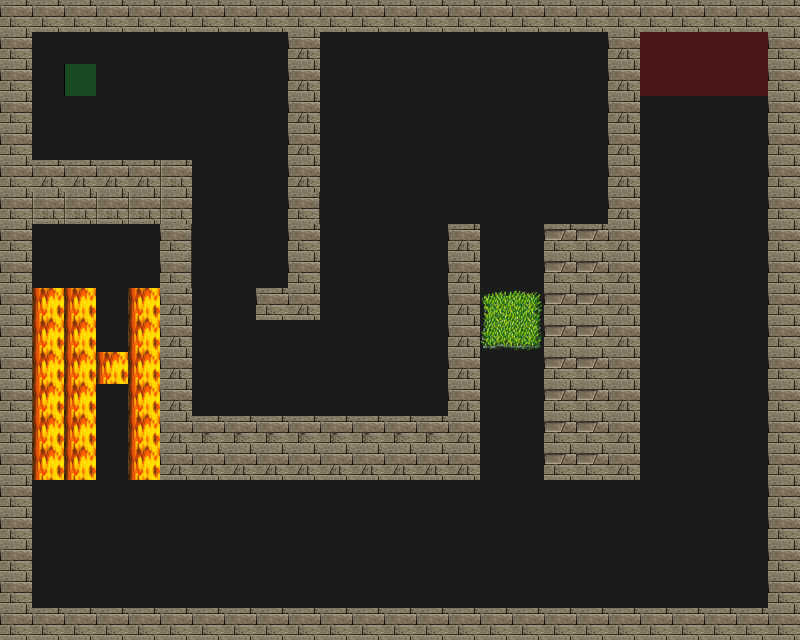

This is a level from a 2D game, rendered from its Tiled map with the project's own tilesets. A one-line summary and the complete map file follow:
An orthogonal 25x20 tile map with 32x32 px tiles, 4 tile layers (Road, Trap, Wall, Utility), 4 tilesets.

<map version="1.0" orientation="orthogonal" renderorder="right-down" width="25" height="20" tilewidth="32" tileheight="32" nextobjectid="1">
 <tileset firstgid="1" source="tilesets/meta.tsx" />
 <tileset firstgid="3" source="tilesets/road.tsx" />
 <tileset firstgid="4" source="tilesets/traps.tsx" />
 <tileset firstgid="196" source="tilesets/wallsandroofs.tsx" />
 <layer name="Road" width="25" height="20">
  <data encoding="csv">
3,3,3,3,3,3,3,3,3,3,3,3,3,3,3,3,3,3,3,3,3,3,3,3,3,
3,3,3,3,3,3,3,3,3,3,3,3,3,3,3,3,3,3,3,3,3,3,3,3,3,
3,3,3,3,3,3,3,3,3,3,3,3,3,3,3,3,3,3,3,3,3,3,3,3,3,
3,3,3,3,3,3,3,3,3,3,3,3,3,3,3,3,3,3,3,3,3,3,3,3,3,
3,3,3,3,3,3,3,3,3,3,3,3,3,3,3,3,3,3,3,3,3,3,3,3,3,
3,3,3,3,3,3,3,3,3,3,3,3,3,3,3,3,3,3,3,3,3,3,3,3,3,
3,3,3,3,3,3,3,3,3,3,3,3,3,3,3,3,3,3,3,3,3,3,3,3,3,
3,3,3,3,3,3,3,3,3,3,3,3,3,3,3,3,3,3,3,3,3,3,3,3,3,
3,3,3,3,3,3,3,3,3,3,3,3,3,3,3,3,3,3,3,3,3,3,3,3,3,
3,3,3,3,3,3,3,3,3,3,3,3,3,3,3,3,3,3,3,3,3,3,3,3,3,
3,3,3,3,3,3,3,3,3,3,3,3,3,3,3,3,3,3,3,3,3,3,3,3,3,
3,3,3,3,3,3,3,3,3,3,3,3,3,3,3,3,3,3,3,3,3,3,3,3,3,
3,3,3,3,3,3,3,3,3,3,3,3,3,3,3,3,3,3,3,3,3,3,3,3,3,
3,3,3,3,3,3,3,3,3,3,3,3,3,3,3,3,3,3,3,3,3,3,3,3,3,
3,3,3,3,3,3,3,3,3,3,3,3,3,3,3,3,3,3,3,3,3,3,3,3,3,
3,3,3,3,3,3,3,3,3,3,3,3,3,3,3,3,3,3,3,3,3,3,3,3,3,
3,3,3,3,3,3,3,3,3,3,3,3,3,3,3,3,3,3,3,3,3,3,3,3,3,
3,3,3,3,3,3,3,3,3,3,3,3,3,3,3,3,3,3,3,3,3,3,3,3,3,
3,3,3,3,3,3,3,3,3,3,3,3,3,3,3,3,3,3,3,3,3,3,3,3,3,
3,3,3,3,3,3,3,3,3,3,3,3,3,3,3,3,3,3,3,3,3,3,3,3,3
</data>
 </layer>
 <layer name="Trap" width="25" height="20">
  <data encoding="csv">
0,0,0,0,0,0,0,0,0,0,0,0,0,0,0,0,0,0,0,0,0,0,0,0,0,
0,0,0,0,0,0,0,0,0,0,0,0,0,0,0,0,0,0,0,0,0,0,0,0,0,
0,0,0,0,0,0,0,0,0,0,0,0,0,0,0,0,0,0,0,0,0,0,0,0,0,
0,0,0,0,0,0,0,0,0,0,0,0,0,0,0,0,0,0,0,0,0,0,0,0,0,
0,0,0,0,0,0,0,0,0,0,0,0,0,0,0,0,0,0,0,0,0,0,0,0,0,
0,0,0,0,0,0,0,0,0,0,0,0,0,0,0,0,0,0,0,0,0,0,0,0,0,
0,0,0,0,0,0,0,0,0,0,0,0,0,0,0,0,0,0,0,0,0,0,0,0,0,
0,0,0,0,0,0,0,0,0,0,0,0,0,0,0,0,0,0,0,0,0,0,0,0,0,
0,0,0,0,0,0,0,0,0,0,0,0,0,0,0,0,0,0,0,0,0,0,0,0,0,
0,162,162,0,162,0,0,0,0,0,0,0,0,0,0,26,27,0,0,0,0,0,0,0,0,
0,162,162,0,162,0,0,0,0,0,0,0,0,0,0,42,43,0,0,0,0,0,0,0,0,
0,162,162,162,162,0,0,0,0,0,0,0,0,0,0,0,0,0,0,0,0,0,0,0,0,
0,162,162,0,162,0,0,0,0,0,0,0,0,0,0,0,0,0,0,0,0,0,0,0,0,
0,162,162,0,162,0,0,0,0,0,0,0,0,0,0,0,0,0,0,0,0,0,0,0,0,
0,162,162,0,162,0,0,0,0,0,0,0,0,0,0,0,0,0,0,0,0,0,0,0,0,
0,0,0,0,0,0,0,0,0,0,0,0,0,0,0,0,0,0,0,0,0,0,0,0,0,
0,0,0,0,0,0,0,0,0,0,0,0,0,0,0,0,0,0,0,0,0,0,0,0,0,
0,0,0,0,0,0,0,0,0,0,0,0,0,0,0,0,0,0,0,0,0,0,0,0,0,
0,0,0,0,0,0,0,0,0,0,0,0,0,0,0,0,0,0,0,0,0,0,0,0,0,
0,0,0,0,0,0,0,0,0,0,0,0,0,0,0,0,0,0,0,0,0,0,0,0,0
</data>
 </layer>
 <layer name="Wall" width="25" height="20">
  <data encoding="csv">
261,261,261,261,261,261,261,261,261,261,261,261,261,261,261,261,261,261,261,261,261,261,261,261,261,
261,0,0,0,0,0,0,0,0,309,0,0,0,0,0,0,0,0,0,309,0,0,0,0,261,
261,0,0,0,0,0,0,0,0,309,0,0,0,0,0,0,0,0,0,309,0,0,0,0,261,
261,0,0,0,0,0,0,0,0,309,0,0,0,0,0,0,0,0,0,309,0,0,0,0,261,
261,0,0,0,0,0,0,0,0,309,0,0,0,0,0,0,0,0,0,309,0,0,0,0,261,
261,309,309,309,309,260,0,0,0,309,0,0,0,0,0,0,0,0,0,309,0,0,0,0,261,
261,260,260,260,260,260,0,0,0,262,0,0,0,0,0,0,0,0,0,309,0,0,0,0,261,
261,0,0,0,0,262,0,0,0,261,0,0,0,0,309,0,0,248,248,309,0,0,0,0,261,
261,0,0,0,0,262,0,0,0,261,0,0,0,0,309,0,0,248,248,309,0,0,0,0,261,
261,0,0,0,0,309,0,0,261,309,0,0,0,0,309,0,0,248,248,309,0,0,0,0,261,
261,0,0,0,0,309,0,0,0,0,0,0,0,0,309,0,0,248,248,309,0,0,0,0,261,
261,0,0,0,0,309,0,0,0,0,0,0,0,0,309,0,0,248,248,309,0,0,0,0,261,
261,0,0,0,0,309,0,0,0,0,0,0,0,0,309,0,0,248,248,309,0,0,0,0,261,
261,0,0,0,0,309,247,247,247,247,247,247,247,247,309,0,0,248,248,309,0,0,0,0,261,
261,0,0,0,0,309,309,309,309,309,309,309,309,309,309,0,0,248,248,309,0,0,0,0,261,
261,0,0,0,0,0,0,0,0,0,0,0,0,0,0,0,0,0,0,0,0,0,0,0,261,
261,0,0,0,0,0,0,0,0,0,0,0,0,0,0,0,0,0,0,0,0,0,0,0,261,
261,0,0,0,0,0,0,0,0,0,0,0,0,0,0,0,0,0,0,0,0,0,0,0,261,
261,0,0,0,0,0,0,0,0,0,0,0,0,0,0,0,0,0,0,0,0,0,0,0,261,
261,261,261,261,261,261,261,261,261,261,261,261,261,261,261,261,261,261,261,261,261,261,261,261,261
</data>
 </layer>
 <layer name="Utility" width="25" height="20">
  <data encoding="csv">
0,0,0,0,0,0,0,0,0,0,0,0,0,0,0,0,0,0,0,0,0,0,0,0,0,
0,0,0,0,0,0,0,0,0,0,0,0,0,0,0,0,0,0,0,0,1,1,1,1,0,
0,0,2,0,0,0,0,0,0,0,0,0,0,0,0,0,0,0,0,0,1,1,1,1,0,
0,0,0,0,0,0,0,0,0,0,0,0,0,0,0,0,0,0,0,0,0,0,0,0,0,
0,0,0,0,0,0,0,0,0,0,0,0,0,0,0,0,0,0,0,0,0,0,0,0,0,
0,0,0,0,0,0,0,0,0,0,0,0,0,0,0,0,0,0,0,0,0,0,0,0,0,
0,0,0,0,0,0,0,0,0,0,0,0,0,0,0,0,0,0,0,0,0,0,0,0,0,
0,0,0,0,0,0,0,0,0,0,0,0,0,0,0,0,0,0,0,0,0,0,0,0,0,
0,0,0,0,0,0,0,0,0,0,0,0,0,0,0,0,0,0,0,0,0,0,0,0,0,
0,0,0,0,0,0,0,0,0,0,0,0,0,0,0,0,0,0,0,0,0,0,0,0,0,
0,0,0,0,0,0,0,0,0,0,0,0,0,0,0,0,0,0,0,0,0,0,0,0,0,
0,0,0,0,0,0,0,0,0,0,0,0,0,0,0,0,0,0,0,0,0,0,0,0,0,
0,0,0,0,0,0,0,0,0,0,0,0,0,0,0,0,0,0,0,0,0,0,0,0,0,
0,0,0,0,0,0,0,0,0,0,0,0,0,0,0,0,0,0,0,0,0,0,0,0,0,
0,0,0,0,0,0,0,0,0,0,0,0,0,0,0,0,0,0,0,0,0,0,0,0,0,
0,0,0,0,0,0,0,0,0,0,0,0,0,0,0,0,0,0,0,0,0,0,0,0,0,
0,0,0,0,0,0,0,0,0,0,0,0,0,0,0,0,0,0,0,0,0,0,0,0,0,
0,0,0,0,0,0,0,0,0,0,0,0,0,0,0,0,0,0,0,0,0,0,0,0,0,
0,0,0,0,0,0,0,0,0,0,0,0,0,0,0,0,0,0,0,0,0,0,0,0,0,
0,0,0,0,0,0,0,0,0,0,0,0,0,0,0,0,0,0,0,0,0,0,0,0,0
</data>
 </layer>
</map>
